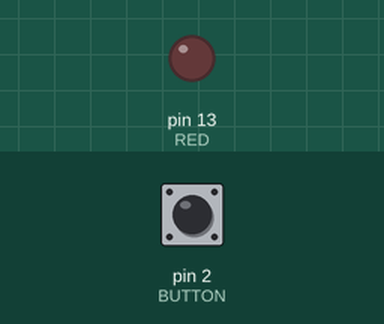
Simulated run of this sketch. Board: Arduino Uno, built with avr-gcc and run on an emulated ATmega328P. Shown: output pins drawn as LEDs (lit = HIGH). The inputs (shaded band) are chosen by the test bench; at power-on: pin 2 (BUTTON) HIGH.

Above: at 1.2 s.
1.3 s: pin 2 (BUTTON) pulsed LOW 5 times (0.12 s each, 0.3 s apart)
At 3.0 s:
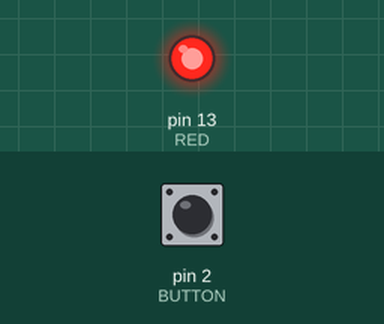
Timing chart, 0 to 4.8 s (numbered marks = the images above; inputs shaded):
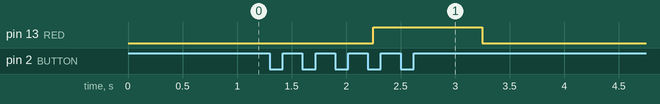

Measured:
- after the input at 1.3 s, pin 13 (RED): LOW → HIGH after 0.95 s, → LOW 1.0 s later

The sketch:

4_Debounce.ino
```cpp
int RED = 13;
int BUTTON = 2;
int count = 0; //버튼 눌려져있는지 확인
int flag= 0;

int SW_chk(){
  int key = !digitalRead(BUTTON);
  if(key==0){ //버튼 안눌림 상태
    if(flag==0) return 0; //기존 버튼 안눌림 상태 -> 변화 X
    else{ //기존 버튼 눌림 상태 -> 안눌림(0)으로 변환(flag) 후, key(=0) return
      delay(20);
      flag = 0;
      return key;
    }
  }
  else{ //버튼 눌림 상태
    if(flag==1) return 0; //기존 눌린 상태 -> 변화 X
    else{ //기존 안눌린 상태 -> 눌림(1) 변환(flag) 후, key(=1) return
      delay(50);
      flag = 1;
      return key;
    }
  }
}
void setup() {
  pinMode(RED, OUTPUT);
  pinMode(BUTTON, INPUT_PULLUP);
}

void loop() {
  if(SW_chk()==1){
    count++;
    Serial.print("count ");
    Serial.println(count);
//    if(count>1){
//      count=0;
//    }

    if(count%4==0){
      count=0;
      digitalWrite(RED,HIGH);
      delay(1000);
      digitalWrite(RED, LOW);
    }
  }

//  if(count==0){
//    digitalWrite(RED,LOW);
//  }else{
//    digitalWrite(RED,HIGH);
//  }

}
```
